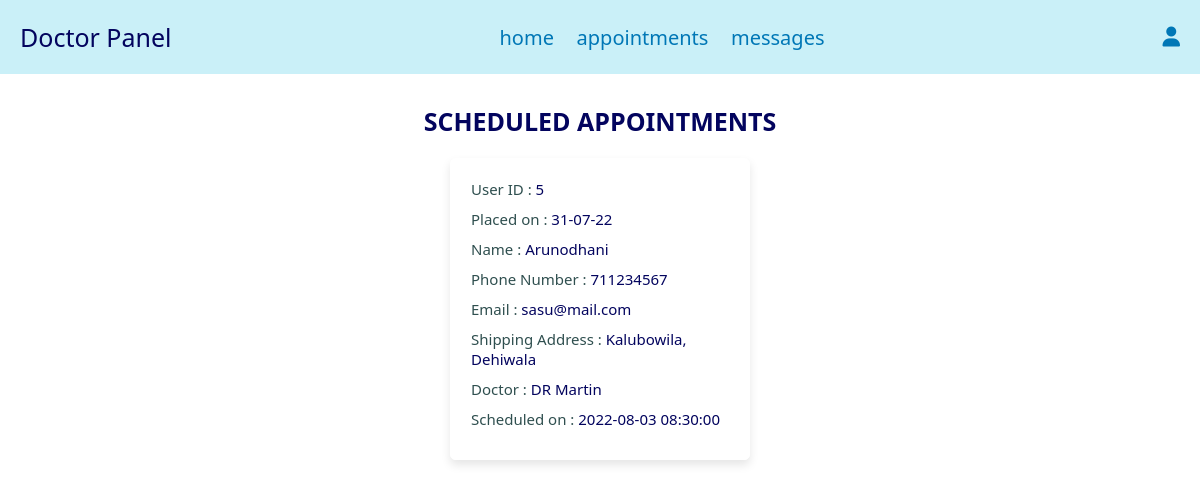
/Doctor/doctor_appointments.php (signed in), run on the app's committed database.
### tables this page shows
CREATE TABLE IF NOT EXISTS `appointments` (
  `id` int(100) NOT NULL AUTO_INCREMENT,
  `patient_id` int(100) NOT NULL,
  `name` varchar(100) NOT NULL,
  `email` varchar(100) NOT NULL,
  `phone_number` int(10) NOT NULL,
  `address` varchar(500) NOT NULL,
  `d_name` varchar(100) NOT NULL,
  `placed_on` varchar(50) NOT NULL,
  `scheduled_on` datetime NOT NULL,
  `status` varchar(100) NOT NULL DEFAULT 'Pending',
  PRIMARY KEY (`id`)
);

### Doctor/doctor_appointments.php (the view, shortened to what this page needs)
<?php
include('connector.php');
?>
<!doctype html>
<html>
<head>
	<link rel="stylesheet" href="https://cdnjs.cloudflare.com/ajax/libs/font-awesome/6.1.1/css/all.min.css">
	<link rel="stylesheet" href="doctor_styles.css">
</head>
<body>
	<?php
	include('doctor_header.php');
	?>
<section class="orders">
	<h1 class="title">Scheduled Appointments</h1>
	<div class="box-container">
		<?php
		$select_appointments = mysqli_query($conn, "SELECT * FROM `appointments`") or die('Query Failed!');
		if(mysqli_num_rows($select_appointments) > 0) {
			while($fetch_appointments = mysqli_fetch_assoc($select_appointments)) {
		?>
		<div class="box">
		<p>User ID : <span><?php echo $fetch_appointments['patient_id']; ?></span></p>
		<p>Placed on : <span><?php echo $fetch_appointments['placed_on']; ?></span></p>
		<p>Name : <span><?php echo $fetch_appointments['name']; ?></span></p>
		<p>Phone Number : <span><?php echo $fetch_appointments['phone_number']; ?></span></p>
		<p>Email : <span><?php echo $fetch_appointments['email']; ?></span></p>
		<p>Shipping Address : <span><?php echo $fetch_appointments['address']; ?></span></p>
		<p>Doctor : <span><?php echo $fetch_appointments['d_name']; ?></span></p>
		<p>Scheduled on : <span><?php echo $fetch_appointments['scheduled_on']; ?></span></p>
		</div>
		<?php
				}
					}else{
						echo('<p class="empty">No Appointments are scheduled yet!</p>');
					}
	     ?>
	</div>
	</section>
</body>
</html>

### Doctor/doctor_styles.css (style rules this page uses)
* { font-family:system-ui, -apple-system, BlinkMacSystemFont, 'Segoe UI', Roboto, Oxygen, Ubuntu, Cantarell, 'Open Sans', 'Helvetica Neue'; margin:0; padding:0; box-sizing: border-box; outline: none; border:none; text-decoration: none; transition:all .2s linear; }
html { font-size: 62.5%; overflow-x: hidden; }
section { padding: 3rem 2rem; }
body { background-color: white; }
.title { text-align: center; margin-bottom: 2rem; text-transform: uppercase; color: #03045e; font-size: 2.5rem; }
.orders .box-container { display:grid; grid-template-columns: repeat(auto-fit, 30rem); justify-content: center; gap: 1.5rem; max-width: 1200px; margin: 0 auto; align-items: flex-start; }
.orders .box-container .box { background-color: white; padding: 2rem; border: .1rem solid white; box-shadow: 0 .5rem 1rem rgba(0,0,0,.1); border-radius: .5rem; transition: transform 0.5s; }
.orders .box-container .box p { padding-bottom: 1rem; font-size: 1.5rem; color: darkslategray; }
.orders .box-container .box p span { color: #03045e; }

### data on the page
appointments: patient "5", placed_on "31-07-22", name "Arunodhani", phone_number "711234567", email "sasu@mail.com", address "Kalubowila, Dehiwala", d_name "DR Martin", scheduled_on "2022-08-03 08:30:00"
